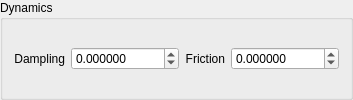
          <widget class="QGroupBox" name="JointDynamicsGroupBox">
           <property name="enabled">
            <bool>true</bool>
           </property>
           <property name="title">
            <string>Dynamics</string>
           </property>
           <layout class="QHBoxLayout" name="horizontalLayout_24">
            <item>
             <widget class="QLabel" name="label_74">
              <property name="maximumSize">
               <size>
                <width>16777215</width>
                <height>16777215</height>
               </size>
              </property>
              <property name="layoutDirection">
               <enum>Qt::LeftToRight</enum>
              </property>
              <property name="text">
               <string>Dampling</string>
              </property>
              <property name="alignment">
               <set>Qt::AlignRight|Qt::AlignTrailing|Qt::AlignVCenter</set>
              </property>
             </widget>
            </item>
            <item>
             <widget class="QDoubleSpinBox" name="JointDynamicsDamplingSpinBox">
              <property name="decimals">
               <number>6</number>
              </property>
              <property name="minimum">
               <double>-10000.000000000000000</double>
              </property>
              <property name="maximum">
               <double>10000.000000000000000</double>
              </property>
              <property name="singleStep">
               <double>0.100000000000000</double>
              </property>
              <property name="value">
               <double>0.000000000000000</double>
              </property>
             </widget>
            </item>
            <item>
             <widget class="QLabel" name="label_75">
              <property name="maximumSize">
               <size>
                <width>16777215</width>
                <height>16777215</height>
               </size>
              </property>
              <property name="layoutDirection">
               <enum>Qt::LeftToRight</enum>
              </property>
              <property name="text">
               <string>Friction</string>
              </property>
              <property name="alignment">
               <set>Qt::AlignRight|Qt::AlignTrailing|Qt::AlignVCenter</set>
              </property>
             </widget>
            </item>
            <item>
             <widget class="QDoubleSpinBox" name="JointDynamicsFrictionSpinBox">
              <property name="decimals">
               <number>6</number>
              </property>
              <property name="minimum">
               <double>-10000.000000000000000</double>
              </property>
              <property name="maximum">
               <double>10000.000000000000000</double>
              </property>
              <property name="singleStep">
               <double>0.100000000000000</double>
              </property>
             </widget>
            </item>
           </layout>
          </widget>
